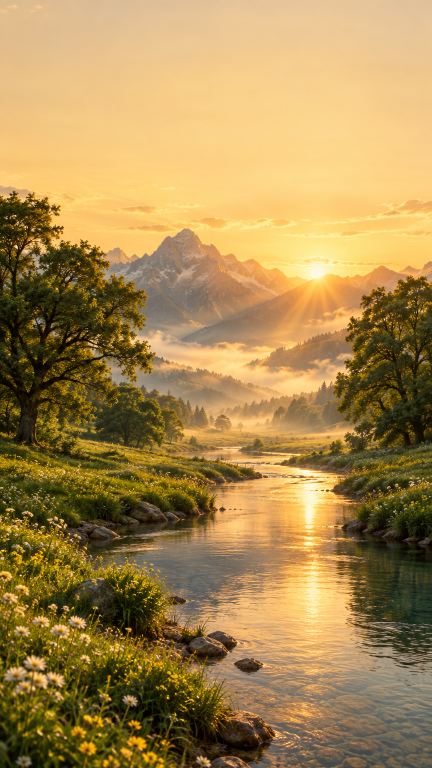
#> input picture quran-video/scenes/cover_bg.png, 864 x 1536 px (shown at 1/2 size); its folder holds 5 pictures in this run
$ python cover.py
#> lines starting #> are read from the running program, lines starting #| are printed output that depends on the picture
"""Vertical Instagram cover (1080x1920) for the Al-Hadid 57:21 reel."""
import os, sys
import numpy as np, cv2
from PIL import Image, ImageDraw, ImageFont

ROOT = os.path.dirname(os.path.dirname(os.path.abspath(__file__)))
P = lambda *a: os.path.join(ROOT, *a)
W, H = 1080, 1920

def smooth(e0, e1, x):
    t = np.clip((x - e0) / (e1 - e0), 0, 1)
    return t * t * (3 - 2 * t)

# ---------------------------------------------------------------- background
img = cv2.imread(P("scenes", "cover_bg.png"))[:, :, ::-1].astype(np.float32) / 255
img = cv2.resize(img, (W, H), interpolation=cv2.INTER_LANCZOS4)
#> img: shape (1920, 1080, 3) float32
# gentle sharpen after upscale
blur = cv2.GaussianBlur(img, (0, 0), 1.2)
img = np.clip(img + (img - blur) * 0.6, 0, 1)
# cinematic grade (same family as the video)
lum = (img @ np.array([0.2126, 0.7152, 0.0722], np.float32))[..., None]
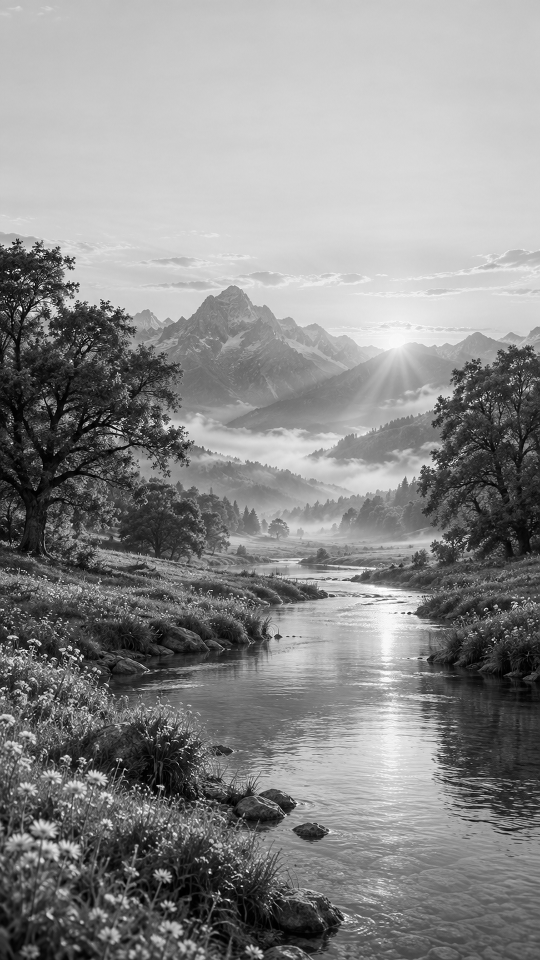
#> lum: shape (1920, 1080, 1) float32 (shown at 1/2 size); min 0, max 1, mean 0.544
img = lum + (img - lum) * 0.92
img = 0.5 + (img * 0.95 - 0.5) * 1.06
img = img + (1 - lum) ** 2 * np.array([-0.01, 0.004, 0.02], np.float32) + lum ** 2 * np.array([0.02, 0.008, -0.018], np.float32)
yy, xx = np.mgrid[0:H, 0:W].astype(np.float32)
ny, nx = yy / H, (xx - W / 2) / (W / 2)
# darken behind the title block (upper half) and toward the bottom
shade = 1 - 0.50 * np.exp(-((ny - 0.37) / 0.21) ** 2) * (1 - 0.25 * nx ** 2)
shade *= 1 - 0.55 * smooth(0.72, 1.0, ny)
shade *= 1 - 0.35 * smooth(0.12, 0.0, ny)
vig = 1 - 0.35 * np.clip(nx ** 2 * 0.7 + ((ny - 0.45) / 0.6) ** 2, 0, 1.5)
img = np.clip(img * (shade * vig)[..., None], 0, 1)

canvas = img.copy()

def text_mask(text, font, size_box, anchor_xy, axes=None, stroke=0):
    im = Image.new("L", size_box, 0)
    d = ImageDraw.Draw(im)
    d.text(anchor_xy, text, font=font, fill=255, anchor="mm", direction="rtl", language="ar", stroke_width=stroke, stroke_fill=255)
    return np.asarray(im).astype(np.float32) / 255

def place(mask_full, color, alpha=1.0):
    global canvas
    a = (mask_full * alpha)[..., None]
    col = color if isinstance(color, np.ndarray) and color.ndim == 3 else np.array(color, np.float32)
    canvas = canvas * (1 - a) + col * a

def shadow(mask_full, sigma, strength, dy=0):
    global canvas
    s = cv2.GaussianBlur(mask_full, (0, 0), sigma)
    if dy:
        s = np.roll(s, dy, axis=0)
    canvas = canvas * (1 - np.clip(s * strength, 0, 1))[..., None]

def glow(mask_full, sigma, strength, color):
    global canvas
    g = cv2.GaussianBlur(mask_full, (0, 0), sigma)[..., None] * strength * np.array(color, np.float32)
    canvas = 1 - (1 - canvas) * (1 - g)

GOLD_TOP = np.array([1.00, 0.93, 0.72], np.float32)
GOLD_MID = np.array([0.96, 0.78, 0.42], np.float32)
GOLD_BOT = np.array([0.80, 0.58, 0.26], np.float32)

def gold_fill(y0, y1):
    t = np.clip((yy - y0) / (y1 - y0), 0, 1)[..., None]
    g = np.where(t < 0.5, GOLD_TOP + (GOLD_MID - GOLD_TOP) * (t / 0.5), GOLD_MID + (GOLD_BOT - GOLD_MID) * ((t - 0.5) / 0.5))
    sheen = (0.06 * np.exp(-((xx - W * 0.42) / 160) ** 2))[..., None]
    return np.clip(g + sheen, 0, 1)

# ---------------------------------------------------------------- top label
lab_font = ImageFont.truetype(P("fonts", "Amiri-Regular.ttf"), 44)
lab = text_mask("سورة الحديد", lab_font, (W, H), (W // 2, 400))
#> in text_mask, `im = Image.new("L", size_box, 0)`: im: PIL image 1080x1920 L; every value is 0
#> in text_mask, `return np.asarray(im).astype(np.float32) / 255`:
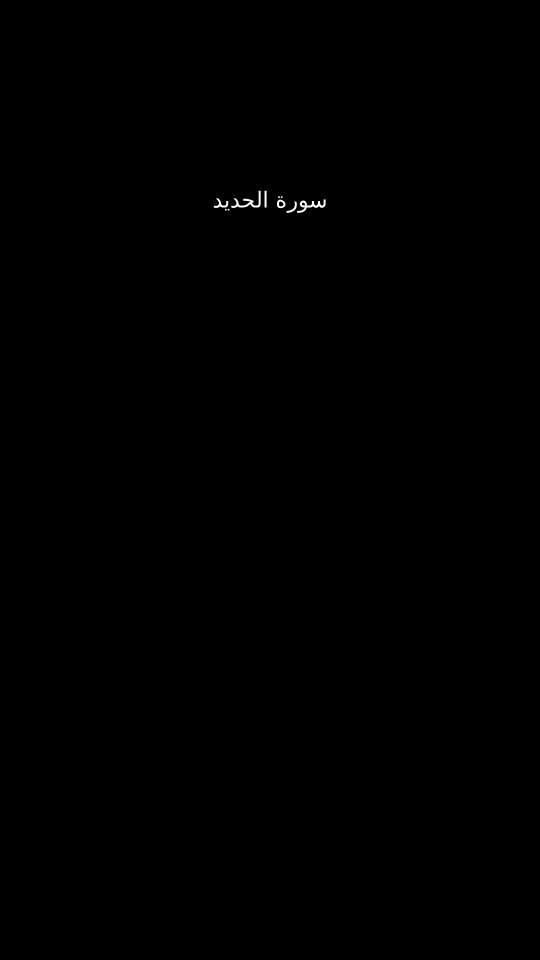
#> returned value: shape (1920, 1080) float32 (shown at 1/2 size); min 0, max 1, mean 0.000798
cols = np.nonzero(lab.max(0) > 0.1)[0]
#> cols = 192 values from 427 to 651
line = np.zeros((H, W), np.float32)
for side in (-1, 1):
    x_in = (cols.min() - 30) if side < 0 else (cols.max() + 30)
    for i in range(170):
        x = x_in - i if side < 0 else x_in + i
        line[404, x] = (1 - i / 170) ** 1.4
        line[405, x] = (1 - i / 170) ** 1.4 * 0.5
#> this loop made 2 passes
#> x_in on passes 1 to 2: 397, 681
# small diamond ornaments at line starts
for side in (-1, 1):
    cx = (cols.min() - 18) if side < 0 else (cols.max() + 18)
    pts = np.array([[cx, 398], [cx + 6, 404], [cx, 410], [cx - 6, 404]], np.int32)
    tmp = np.zeros((H, W), np.uint8); cv2.fillConvexPoly(tmp, pts, 255, cv2.LINE_AA)
    line = np.maximum(line, tmp.astype(np.float32) / 255)
#> this loop made 2 passes
#> (cx, pts) on passes 1 to 2: (409, [[409, 398], [415, 404], [409, 410], [403, 404]]), (669, [[669, 398], [675, 404], [669, 410], [663, 404]])
shadow(lab, 6, 0.6)
place(lab, GOLD_TOP, 0.92)
#> in place, `col = color if isinstance(color, np.ndarray) and color.ndim == 3 else ..`: col = [1, 0.93, 0.72]
place(line, GOLD_MID, 0.85)

# ---------------------------------------------------------------- big title
title_font = ImageFont.truetype(P("fonts", "ArefRuqaa-Bold.ttf"), 300)
title = text_mask("سَابِقُوا", title_font, (W, H), (W // 2, 730))
#> call 2 of text_mask, with text = 'سَابِقُوا', size_box = (1080, 1920), anchor_xy = (540, 730), stroke = 0
#> in text_mask (call 2), `return np.asarray(im).astype(np.float32) / 255`:
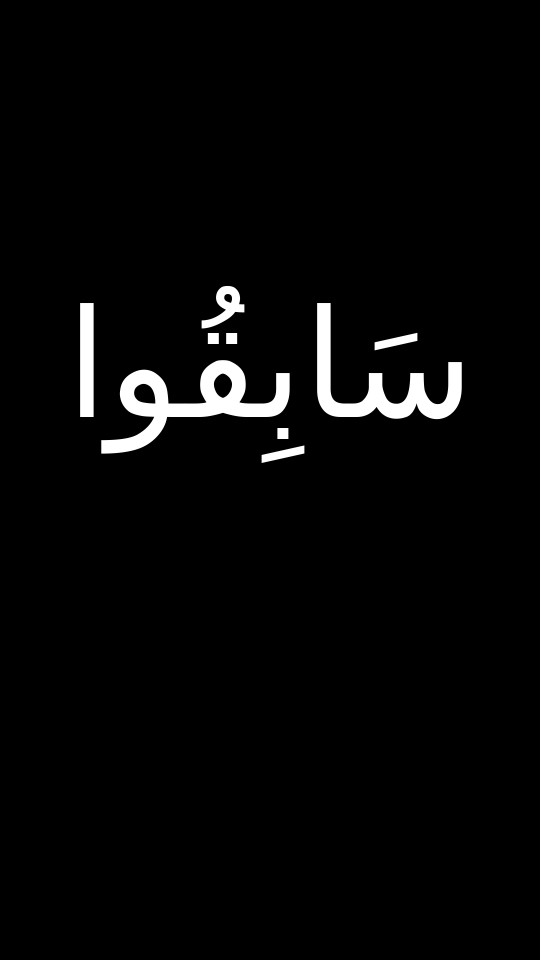
#> returned value: shape (1920, 1080) float32 (shown at 1/2 size); min 0, max 1, mean 0.0264
rows = np.nonzero(title.max(1) > 0.1)[0]
#> rows = 354 values from 572 to 925
shadow(title, 22, 0.75, dy=10)
shadow(title, 5, 0.5, dy=4)
glow(title, 40, 0.22, (1.0, 0.82, 0.5))
place(title, gold_fill(rows.min(), rows.max()), 1.0)
#> in gold_fill, `t = np.clip((yy - y0) / (y1 - y0), 0, 1)[..., None]`:
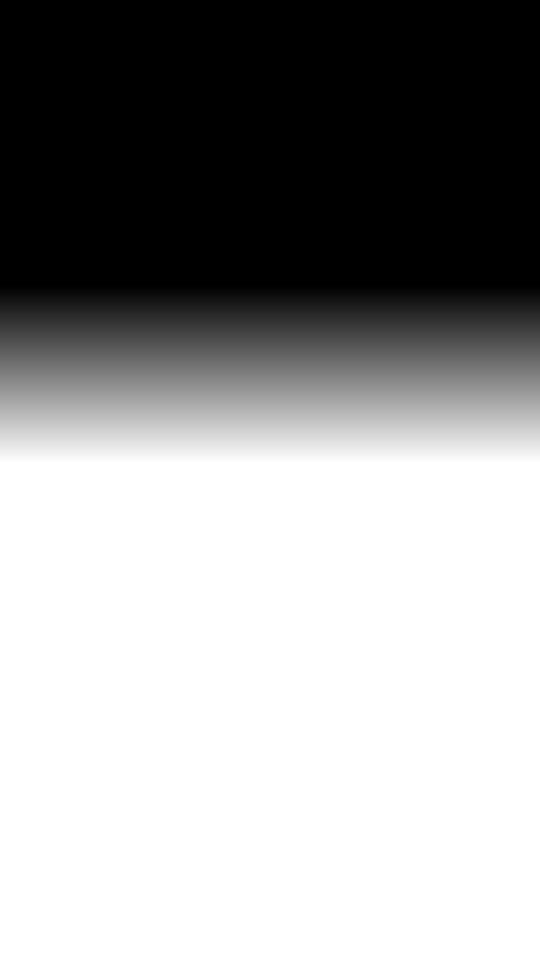
#> t: shape (1920, 1080, 1) float32 (shown at 1/2 size); min 0, max 1, mean 0.61
#> in gold_fill, `g = np.where(t < 0.5, GOLD_TOP + (GOLD_MID - GOLD_TOP) * (t / 0.5), GO..`:
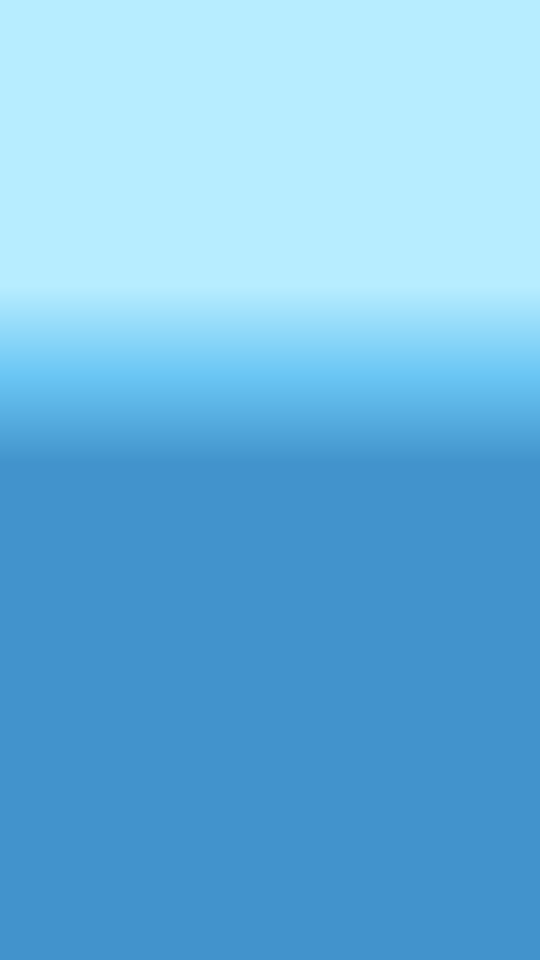
#> g: shape (1920, 1080, 3) float32 (shown at 1/2 size); mean of channels 0, 1, 2 0.861, 0.734, 0.427; drawn as B, G, R
# fine highlight edge on top of letters
hl = np.clip(title - np.roll(title, 3, axis=0), 0, 1)
place(hl, np.array([1, 0.97, 0.88], np.float32), 0.35)

# ---------------------------------------------------------------- verse subtitle
sub_font = ImageFont.truetype(P("fonts", "NotoNaskhArabic-VF.ttf"), 58)
try:
    sub_font.set_variation_by_axes([560])
except Exception:
    pass
l1 = "إِلَىٰ مَغْفِرَةٍۢ مِّن رَّبِّكُمْ وَجَنَّةٍ"
l2 = "عَرْضُهَا كَعَرْضِ ٱلسَّمَآءِ وَٱلْأَرْضِ"
y_l1 = rows.max() + 105
#> y_l1 = 1030
sub = np.maximum(text_mask(l1, sub_font, (W, H), (W // 2, y_l1)), text_mask(l2, sub_font, (W, H), (W // 2, y_l1 + 100)))
shadow(sub, 10, 0.8)
shadow(sub, 3, 0.5, dy=2)
#> in shadow (call 5), `s = cv2.GaussianBlur(mask_full, (0, 0), sigma)`:
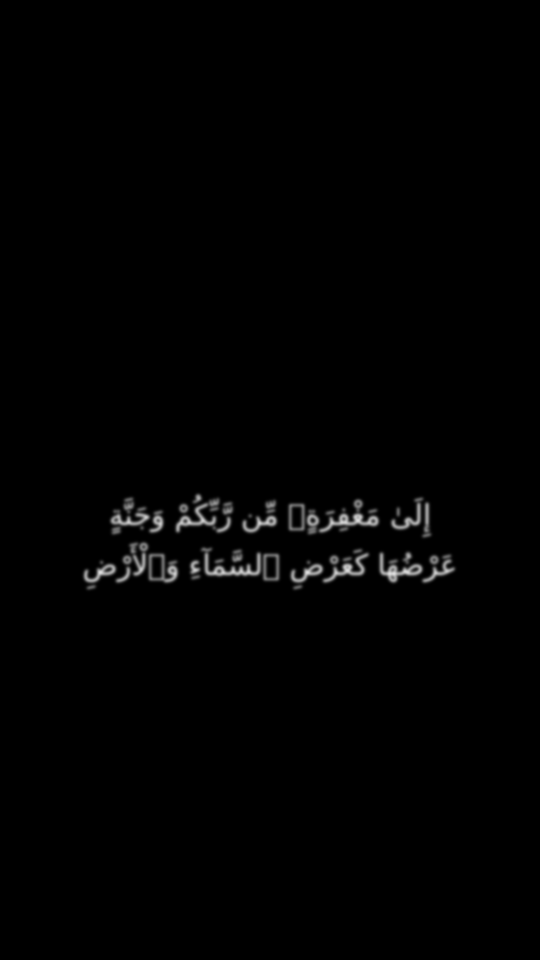
#> s: shape (1920, 1080) float32 (shown at 1/2 size); min 0, max 0.872, mean 0.00814
place(sub, np.array([1.0, 0.985, 0.95], np.float32), 1.0)
#> in place (call 5), `col = color if isinstance(color, np.ndarray) and color.ndim == 3 else ..`: col = [1, 0.985, 0.95]
#> in place (call 5), `canvas = canvas * (1 - a) + col * a`:
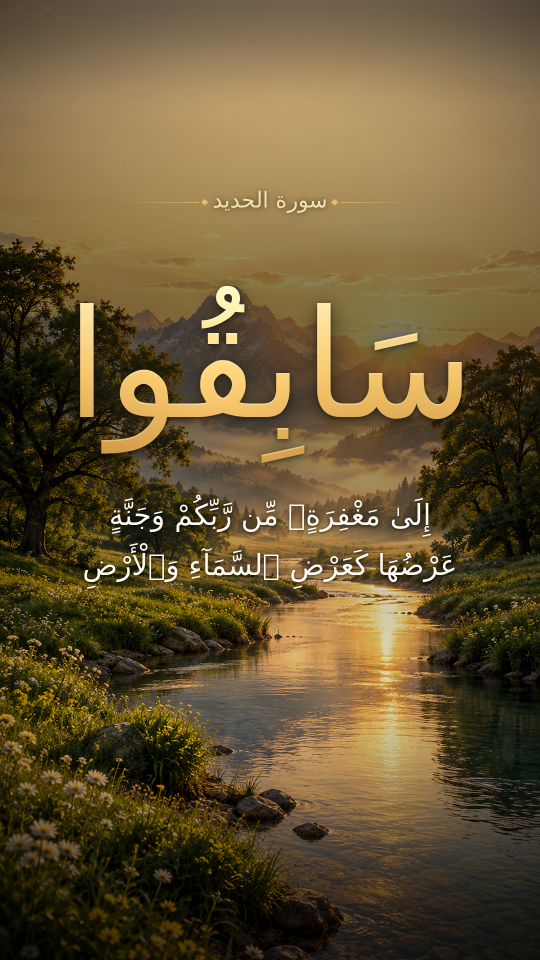
#> canvas: shape (1920, 1080, 3) float32 (shown at 1/2 size); mean R, G, B 0.406, 0.336, 0.201

# ---------------------------------------------------------------- inset rounded frame (echoes the video's rounded panel)
ss = 3
fr = Image.new("L", (W * ss, H * ss), 0)
#> fr: PIL image 3240x5760 L; every value is 0
dr = ImageDraw.Draw(fr)
m = 46
dr.rounded_rectangle([m * ss, m * ss, (W - m) * ss, (H - m) * ss], 52 * ss, outline=255, width=int(2.2 * ss))
frame = np.asarray(fr.resize((W, H), Image.LANCZOS)).astype(np.float32) / 255
place(frame, GOLD_TOP, 0.42)

# ---------------------------------------------------------------- grain + out
rng = np.random.default_rng(3)
gr = cv2.resize(rng.normal(0, 1, (H // 2, W // 2)).astype(np.float32), (W, H))[..., None] * 0.012
canvas = np.clip(canvas + gr * (0.4 + canvas), 0, 1)
out = (canvas * 255 + 0.5).astype(np.uint8)
dst = sys.argv[1] if len(sys.argv) > 1 else P("work", "cover.jpg")
Image.fromarray(out).save(dst, quality=95, subsampling=0)
print("saved", dst)
